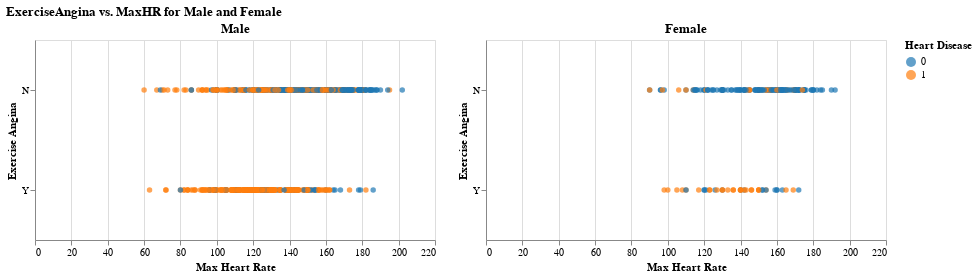

Notebook source saved alongside this figure:
### Markdown cell above
#### 6. ExerciseAngina, MaxHR and HeartDisease by Gender ####

### Code cell
scatterplot = alt.Chart(df).mark_circle().encode(
    y=alt.Y('ExerciseAngina:N', title='Exercise Angina'),
    x=alt.X('MaxHR:Q', title='Max Heart Rate'),
    color=alt.Color('HeartDisease:N', scale=alt.Scale(scheme='category10'), title='Heart Disease'),
    tooltip=['ExerciseAngina', 'MaxHR', 'HeartDisease'],
    ).properties(
    width=400,
    height=200
)

age_slider = alt.binding_range(min=30, max=60, step=1, name='Age:')
select_age = alt.selection_point(name='Age', fields=['Age'], bind=age_slider)

filtered_scatterplot = scatterplot.add_params(select_age).transform_filter(select_age)

male_scatterplot = filtered_scatterplot.transform_filter(alt.datum.Sex == 'M')
female_scatterplot = filtered_scatterplot.transform_filter(alt.datum.Sex == 'F')

male_scatterplot = male_scatterplot.properties(title='Male')
female_scatterplot = female_scatterplot.properties(title='Female')

combined_scatterplot = alt.hconcat(male_scatterplot, female_scatterplot).resolve_scale(x='shared')

combined_scatterplot = combined_scatterplot.properties(
    title='ExerciseAngina vs. MaxHR for Male and Female'
)

scatterplot_viewer = combined_scatterplot
scatterplot_viewer

### Figure 1 — Vega-Lite specification as saved in the notebook (floating-point values rounded to 4 significant figures; data arrays with more than 128 entries replaced by an {"elided": "..."} marker saying what was removed)
{"config": {"view": {"continuousWidth": 300, "continuousHeight": 300}}, "hconcat": [{"mark": {"type": "circle"}, "encoding": {"color": {"field": "HeartDisease", "scale": {"scheme": "category10"}, "title": "Heart Disease", "type": "nominal"}, "tooltip": [{"field": "ExerciseAngina", "type": "nominal"}, {"field": "MaxHR", "type": "quantitative"}, {"field": "HeartDisease", "type": "quantitative"}], "x": {"field": "MaxHR", "title": "Max Heart Rate", "type": "quantitative"}, "y": {"field": "ExerciseAngina", "title": "Exercise Angina", "type": "nominal"}}, "height": 200, "name": "view_4", "title": "Male", "transform": [{"filter": {"param": "Age"}}, {"filter": "(datum.Sex === 'M')"}], "width": 400}, {"mark": {"type": "circle"}, "encoding": {"color": {"field": "HeartDisease", "scale": {"scheme": "category10"}, "title": "Heart Disease", "type": "nominal"}, "tooltip": [{"field": "ExerciseAngina", "type": "nominal"}, {"field": "MaxHR", "type": "quantitative"}, {"field": "HeartDisease", "type": "quantitative"}], "x": {"field": "MaxHR", "title": "Max Heart Rate", "type": "quantitative"}, "y": {"field": "ExerciseAngina", "title": "Exercise Angina", "type": "nominal"}}, "height": 200, "name": "view_5", "title": "Female", "transform": [{"filter": {"param": "Age"}}, {"filter": "(datum.Sex === 'F')"}], "width": 400}], "data": {"name": "data-9e96e6a363fc557d7b54c7eadd2de221"}, "params": [{"name": "Age", "select": {"type": "point", "fields": ["Age"]}, "bind": {"input": "range", "max": 60, "min": 30, "name": "Age:", "step": 1}, "views": ["view_4", "view_5"]}], "resolve": {"scale": {"x": "shared"}}, "title": "ExerciseAngina vs. MaxHR for Male and Female", "$schema": "https://vega.github.io/schema/vega-lite/v5.15.1.json", "datasets": {"data-9e96e6a363fc557d7b54c7eadd2de221": {"elided": "917 records"}}}
